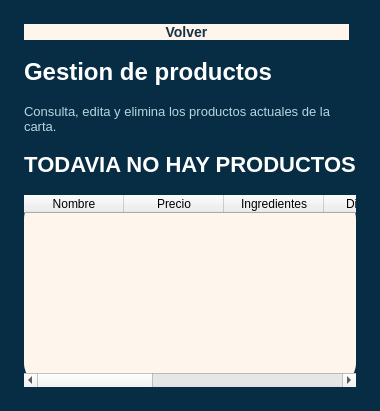
<?xml version="1.0" encoding="UTF-8"?>
<ui version="4.0">
 <class>AdminProductosListaUI</class>
 <widget class="QFrame" name="AdminProductosListaUI">
  <property name="styleSheet">
   <string>QFrame#AdminProductosListaUI { background-color: #072D44; border-radius: 34px; } QLabel { background: transparent; }</string>
  </property>
  <layout class="QVBoxLayout" name="leftLayout">
   <property name="leftMargin"><number>24</number></property>
   <property name="topMargin"><number>24</number></property>
   <property name="rightMargin"><number>24</number></property>
   <property name="bottomMargin"><number>24</number></property>
   <property name="spacing"><number>18</number></property>
   <item>
    <layout class="QHBoxLayout" name="topRow">
     <item>
      <widget class="QPushButton" name="left_back_button">
       <property name="cursor"><cursorShape>PointingHandCursor</cursorShape></property>
       <property name="minimumHeight"><number>48</number></property>
       <property name="maximumWidth"><number>130</number></property>
       <property name="styleSheet"><string>QPushButton{background-color:#FEF5ED;color:#163246;border:none;border-radius:24px;font-size:14px;font-weight:700;padding:0 18px;}QPushButton:hover{background-color:#F3E6D8;}</string></property>
       <property name="text"><string>Volver</string></property>
      </widget>
     </item>
     <item>
      <spacer name="topSpacer">
       <property name="orientation"><enum>Qt::Horizontal</enum></property>
      </spacer>
     </item>
    </layout>
   </item>
   <item>
    <widget class="QLabel" name="title_label">
     <property name="styleSheet"><string>color:#FFFFFF;font-size:24px;font-weight:700;</string></property>
     <property name="text"><string>Gestion de productos</string></property>
    </widget>
   </item>
   <item>
    <widget class="QLabel" name="subtitle_label">
     <property name="wordWrap"><bool>true</bool></property>
     <property name="styleSheet"><string>color:#B6D5E2;font-size:13px;</string></property>
     <property name="text"><string>Consulta, edita y elimina los productos actuales de la carta.</string></property>
    </widget>
   </item>
   <item>
    <widget class="QLabel" name="empty_label">
     <property name="alignment"><set>Qt::AlignCenter</set></property>
     <property name="styleSheet"><string>color:#FFFFFF;font-size:22px;font-weight:700;</string></property>
     <property name="text"><string>TODAVIA NO HAY PRODUCTOS</string></property>
    </widget>
   </item>
   <item>
    <widget class="QTableWidget" name="table">
     <property name="columnCount"><number>8</number></property>
     <property name="rowCount"><number>0</number></property>
     <property name="editTriggers"><set>QAbstractItemView::NoEditTriggers</set></property>
     <property name="selectionMode"><enum>QAbstractItemView::NoSelection</enum></property>
     <property name="showGrid"><bool>false</bool></property>
     <property name="styleSheet"><string>QTableWidget{background-color:#FEF5ED;border:none;border-radius:24px;color:#163246;font-size:13px;}QHeaderView::section{background-color:#FC814A;color:white;border:none;padding:10px;font-size:13px;font-weight:700;}</string></property>
     <column>
      <property name="text"><string>Nombre</string></property>
     </column>
     <column>
      <property name="text"><string>Precio</string></property>
     </column>
     <column>
      <property name="text"><string>Ingredientes</string></property>
     </column>
     <column>
      <property name="text"><string>Disponible</string></property>
     </column>
     <column>
      <property name="text"><string>Stock</string></property>
     </column>
     <column>
      <property name="text"><string>Categoria</string></property>
     </column>
     <column>
      <property name="text"><string>Editar</string></property>
     </column>
     <column>
      <property name="text"><string>Eliminar</string></property>
     </column>
    </widget>
   </item>
  </layout>
 </widget>
</ui>
